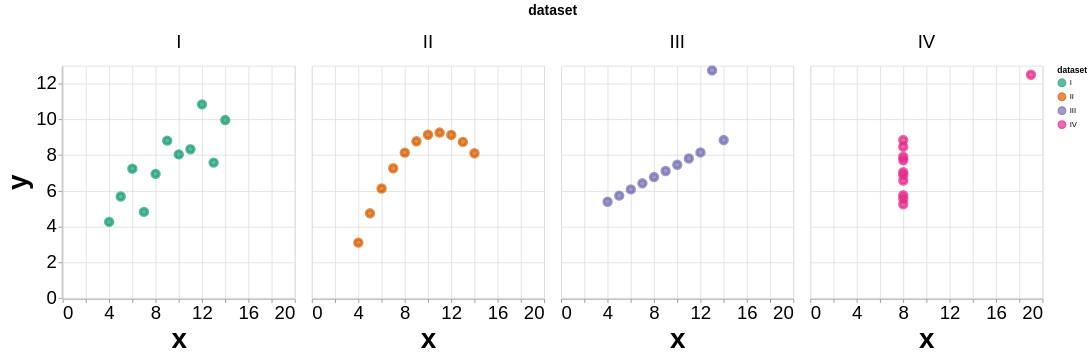

This figure's Vega-Lite source:
### Vega-Lite specification from a JSON file in a GitHub repository (floating-point values rounded to 4 significant figures)
{"config": {"view": {}, "mark": {}, "axis": {"labelFontSize": 24, "titleFontSize": 36}, "header": {"labelFontSize": 24, "titleFontSize": 18}}, "data": {"values": [{"id": 0, "dataset": "I", "x": 10, "y": 8.04}, {"id": 1, "dataset": "I", "x": 8, "y": 6.95}, {"id": 2, "dataset": "I", "x": 13, "y": 7.58}, {"id": 3, "dataset": "I", "x": 9, "y": 8.81}, {"id": 4, "dataset": "I", "x": 11, "y": 8.33}, {"id": 5, "dataset": "I", "x": 14, "y": 9.96}, {"id": 6, "dataset": "I", "x": 6, "y": 7.24}, {"id": 7, "dataset": "I", "x": 4, "y": 4.26}, {"id": 8, "dataset": "I", "x": 12, "y": 10.84}, {"id": 9, "dataset": "I", "x": 7, "y": 4.82}, {"id": 10, "dataset": "I", "x": 5, "y": 5.68}, {"id": 11, "dataset": "II", "x": 10, "y": 9.14}, {"id": 12, "dataset": "II", "x": 8, "y": 8.14}, {"id": 13, "dataset": "II", "x": 13, "y": 8.74}, {"id": 14, "dataset": "II", "x": 9, "y": 8.77}, {"id": 15, "dataset": "II", "x": 11, "y": 9.26}, {"id": 16, "dataset": "II", "x": 14, "y": 8.1}, {"id": 17, "dataset": "II", "x": 6, "y": 6.13}, {"id": 18, "dataset": "II", "x": 4, "y": 3.1}, {"id": 19, "dataset": "II", "x": 12, "y": 9.13}, {"id": 20, "dataset": "II", "x": 7, "y": 7.26}, {"id": 21, "dataset": "II", "x": 5, "y": 4.74}, {"id": 22, "dataset": "III", "x": 10, "y": 7.46}, {"id": 23, "dataset": "III", "x": 8, "y": 6.77}, {"id": 24, "dataset": "III", "x": 13, "y": 12.74}, {"id": 25, "dataset": "III", "x": 9, "y": 7.11}, {"id": 26, "dataset": "III", "x": 11, "y": 7.81}, {"id": 27, "dataset": "III", "x": 14, "y": 8.84}, {"id": 28, "dataset": "III", "x": 6, "y": 6.08}, {"id": 29, "dataset": "III", "x": 4, "y": 5.39}, {"id": 30, "dataset": "III", "x": 12, "y": 8.15}, {"id": 31, "dataset": "III", "x": 7, "y": 6.42}, {"id": 32, "dataset": "III", "x": 5, "y": 5.73}, {"id": 33, "dataset": "IV", "x": 8, "y": 6.58}, {"id": 34, "dataset": "IV", "x": 8, "y": 5.76}, {"id": 35, "dataset": "IV", "x": 8, "y": 7.71}, {"id": 36, "dataset": "IV", "x": 8, "y": 8.84}, {"id": 37, "dataset": "IV", "x": 8, "y": 8.47}, {"id": 38, "dataset": "IV", "x": 8, "y": 7.04}, {"id": 39, "dataset": "IV", "x": 8, "y": 5.25}, {"id": 40, "dataset": "IV", "x": 19, "y": 12.5}, {"id": 41, "dataset": "IV", "x": 8, "y": 5.56}, {"id": 42, "dataset": "IV", "x": 8, "y": 7.91}, {"id": 43, "dataset": "IV", "x": 8, "y": 6.89}]}, "facet": {"column": {"type": "nominal", "field": "dataset"}}, "spec": {"mark": "point", "encoding": {"color": {"type": "nominal", "field": "dataset", "scale": {"scheme": "dark2"}}, "fill": {"type": "nominal", "field": "dataset", "scale": {"scheme": "dark2"}}, "size": {"value": 90}, "stroke": {"type": "nominal", "field": "dataset", "scale": {"scheme": "dark2"}}, "strokeWidth": {"value": 4}, "x": {"type": "quantitative", "field": "x"}, "y": {"type": "quantitative", "field": "y"}}}, "$schema": "https://vega.github.io/schema/vega-lite/v5.json"}
